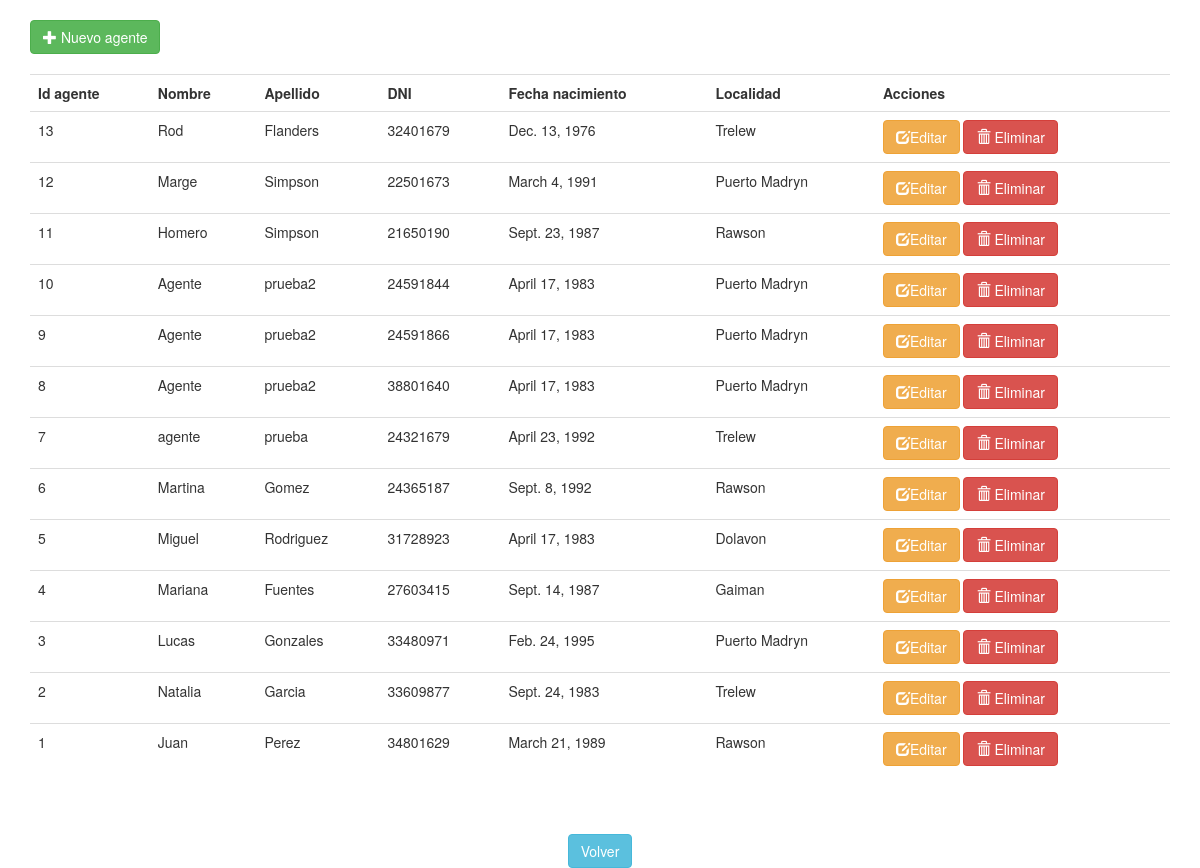
Before: /pasajes/agente with the older database file.
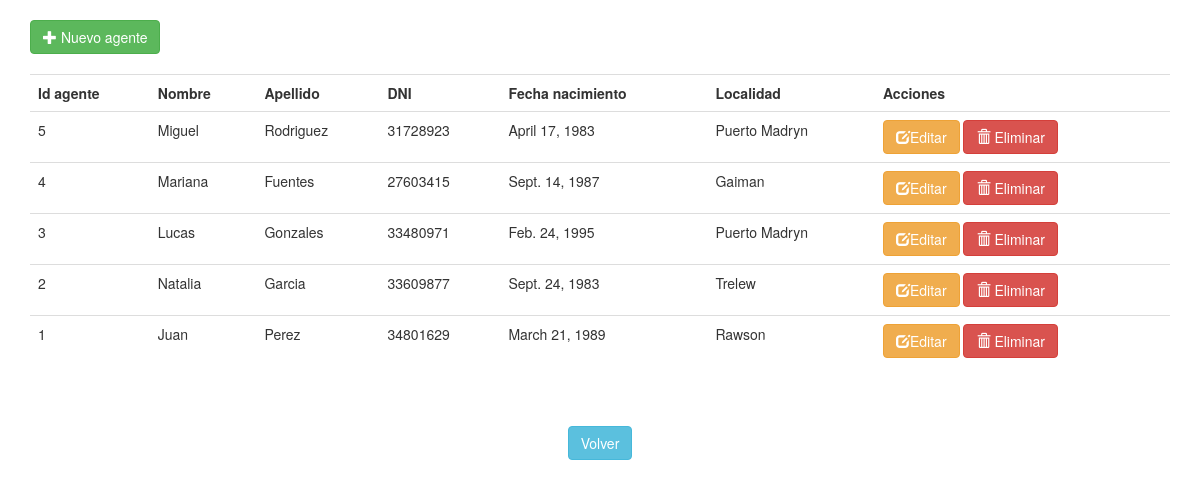
After: the same page with the newer database file.
### pasajes/models.py (models this page shows, shortened)
class Agente(models.Model):
	id=models.AutoField(unique=True,primary_key=True)
	nombre=models.CharField(max_length=200)
	apellido=models.CharField(max_length=200)
	documento=models.IntegerField(unique=True)
	fecha_nacimiento=models.DateField()
	id_localidad=models.ForeignKey(Localidad, on_delete=models.CASCADE)

class Localidad(models.Model):
	id=models.AutoField(unique=True,primary_key=True)
	nombre=models.CharField(max_length=200)

### pasajes/views.py (the view)
# urls.py: path('agente', views.indexAgenteView, name='agente'),
def indexAgenteView(request):
	agentes=Agente.objects.all().order_by('-id')
	context={
		'agentes':agentes,
	}
	return render(request, 'indexAgente.html', context)

### pasajes/templates/indexAgente.html
{% extends "plantillaBase.html" %}
{% block contenido %}
<br>
<a href="{% url 'altaAgente' %}" class="btn btn-success"><span class="glyphicon glyphicon-plus"></span> Nuevo agente</a>
<br><br>
{% if agentes %}
	<table class="table table-hover">
		<tr>
			<th>Id agente</th>
			<th>Nombre</th>
			<th>Apellido</th>
			<th>DNI</th>
			<th>Fecha nacimiento</th>
			<th>Localidad</th>
			<th>Acciones</th>
		</tr>
	    {% for agen in agentes %}
	    	<tr>
	        	<td>{{ agen.id }}</td>
	        	<td>{{ agen.nombre }}</td>
	        	<td>{{ agen.apellido }}</td>
	        	<td>{{ agen.documento }}</td>
	        	<td>{{ agen.fecha_nacimiento }}</td>
	        	<td>{{ agen.id_localidad.nombre }}</td>
	        	<td>
	        		<a href="{% url 'modificacionAgente' agen.id %}" class="btn btn-warning"><span class="glyphicon glyphicon-edit"></span>Editar</a>
	        		<a href="{% url 'bajaAgente' agen.id %}" class="btn btn-danger"><span class="glyphicon glyphicon-trash"></span> Eliminar</a>
	        	</td>
	    	</tr>
	    {% endfor %}
	</table>
{% else %}
    <p>No hay agentes a mostrar</p>
{% endif %}
		<br><br>
    	<center><a href="{% url 'index' %}"  class="btn btn-info">Volver</a></center>
{% endblock %}

### pasajes/templates/plantillaBase.html (shortened to what this page needs)
<!DOCTYPE html>
<html>
<head>
	<link rel="stylesheet" href="https://maxcdn.bootstrapcdn.com/bootstrap/3.3.7/css/bootstrap.min.css">
</head>
<body class="container">
	{% block contenido %}{% endblock %}
</body>
</html>

Changed rows visible on the page:
removed Agente: id "13", nombre "Rod", apellido "Flanders", documento "32401679", fecha_nacimiento "Dec. 13, 1976", id_localidad.nombre "Trelew"
removed Agente: id "12", nombre "Marge", apellido "Simpson", documento "22501673", fecha_nacimiento "March 4, 1991", id_localidad.nombre "Puerto Madryn"
removed Agente: id "11", nombre "Homero", apellido "Simpson", documento "21650190", fecha_nacimiento "Sept. 23, 1987", id_localidad.nombre "Rawson"
removed Agente: id "10", nombre "Agente", apellido "prueba2", documento "24591844", fecha_nacimiento "April 17, 1983", id_localidad.nombre "Puerto Madryn"
removed Agente: id "9", nombre "Agente", apellido "prueba2", documento "24591866", fecha_nacimiento "April 17, 1983", id_localidad.nombre "Puerto Madryn"
removed Agente: id "8", nombre "Agente", apellido "prueba2", documento "38801640", fecha_nacimiento "April 17, 1983", id_localidad.nombre "Puerto Madryn"
removed Agente: id "7", nombre "agente", apellido "prueba", documento "24321679", fecha_nacimiento "April 23, 1992", id_localidad.nombre "Trelew"
removed Agente: id "6", nombre "Martina", apellido "Gomez", documento "24365187", fecha_nacimiento "Sept. 8, 1992", id_localidad.nombre "Rawson"
changed Agente "Miguel": id_localidad.nombre "Dolavon" → "Puerto Madryn"
